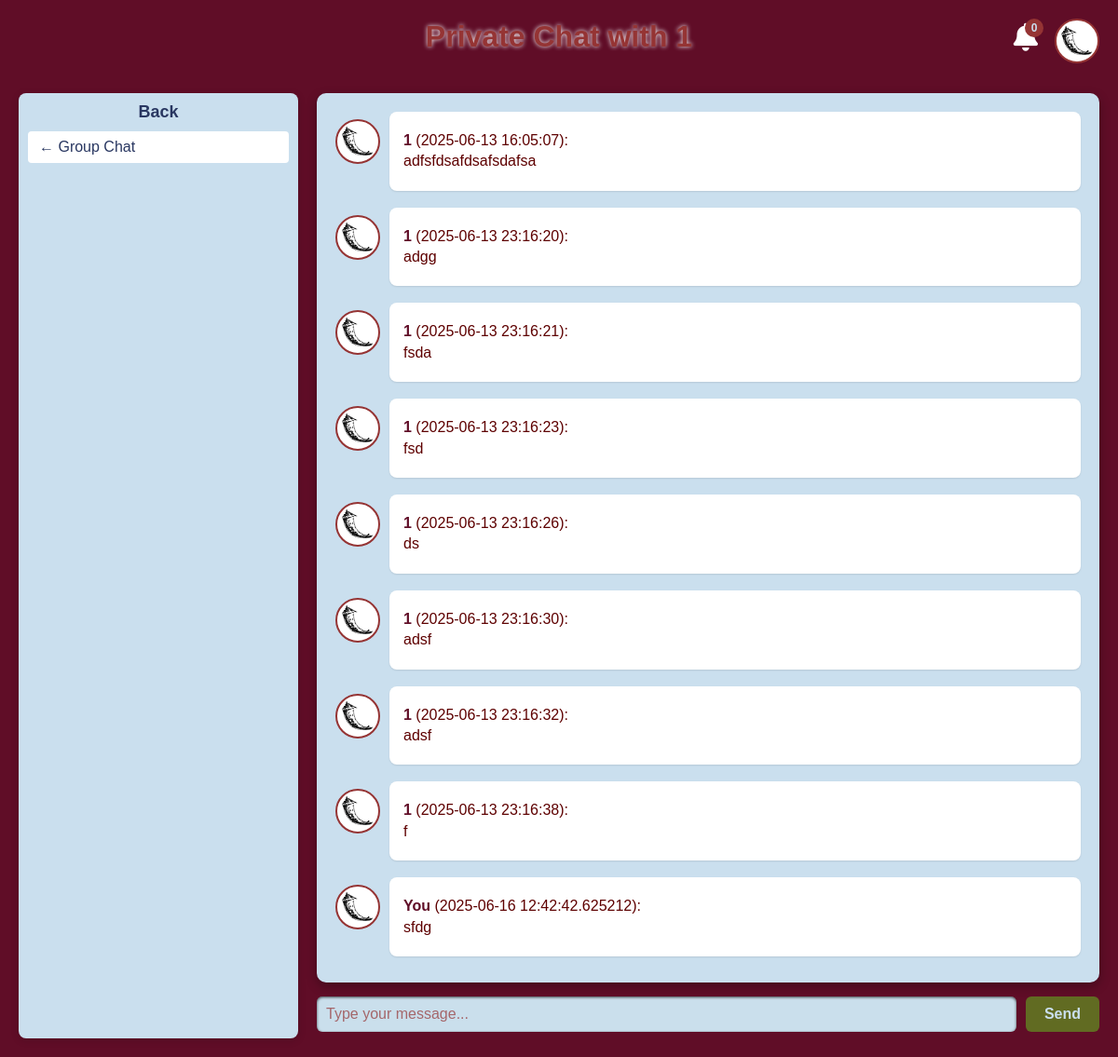
Before: /private_chat/2 (signed in) with the older database file.
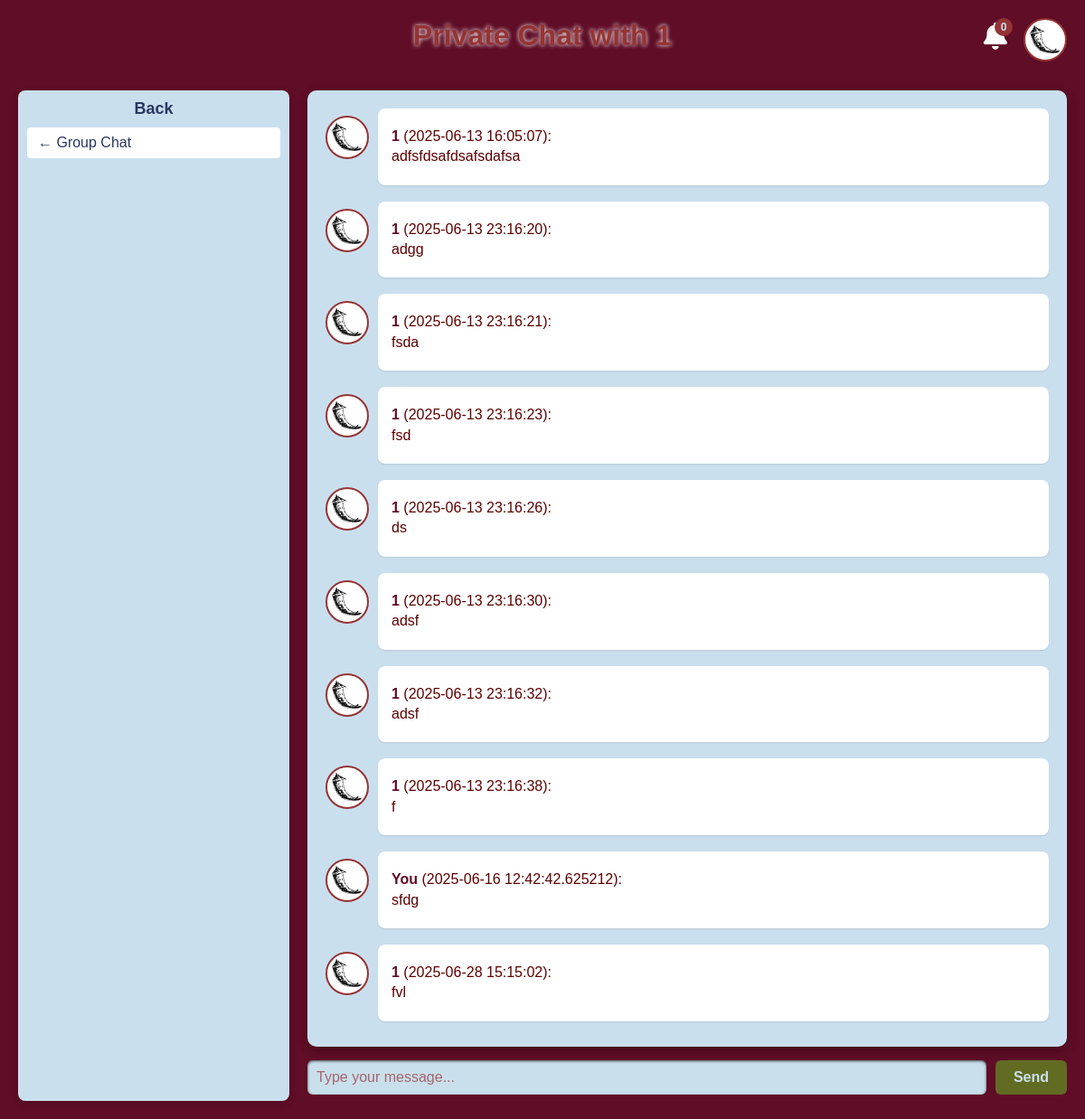
After: the same page with the newer database file.
### flask_app.py (models this page shows)
class PrivateMessage(db.Model):
    id = db.Column(db.Integer, primary_key=True)
    sender_id = db.Column(db.Integer, db.ForeignKey("user.id"), nullable=False)
    recipient_id = db.Column(db.Integer, db.ForeignKey("user.id"), nullable=False)
    message_text = db.Column(db.Text, nullable=False)
    timestamp = db.Column(
        db.DateTime, default=lambda: datetime.now(pytz.utc).astimezone(timezone)
    )

class User(db.Model):
    id = db.Column(db.Integer, primary_key=True)
    username = db.Column(db.String(80), unique=True, nullable=False)
    password_hash = db.Column(db.String(120), nullable=False)
    last_seen = db.Column(db.DateTime, default=lambda: datetime.now(pytz.utc).astimezone(timezone))
    messages = db.relationship("Message", backref="sender", lazy=True)
    sent_private_messages = db.relationship(
        "PrivateMessage",
        foreign_keys="PrivateMessage.sender_id",
        backref="sender",
        lazy=True,
    )
    received_private_messages = db.relationship(
        "PrivateMessage",
        foreign_keys="PrivateMessage.recipient_id",
        backref="recipient",
        lazy=True,
    )
    suggestions = db.relationship("Suggestion", backref="sender", lazy=True)
    issues = db.relationship("Issue", backref="sender", lazy=True)

### flask_app.py (the view)
@app.route("/private_chat/<int:user_id>")
@login_required
def private_chat(user_id):
    other_user = User.query.get_or_404(user_id)
    current_user_id = session["user_id"]
    current_user = User.query.get(current_user_id)
    messages = (
        PrivateMessage.query.filter(
            (
                (PrivateMessage.sender_id == current_user_id)
                & (PrivateMessage.recipient_id == user_id)
            )
            | (
                (PrivateMessage.sender_id == user_id)
                & (PrivateMessage.recipient_id == current_user_id)
            )
        )
        .order_by(PrivateMessage.timestamp)
        .all()
    )
    user_images = get_user_images()
    return render_template(
        "private_chat.html",
        messages=messages,
        other_user=other_user,
        current_user_id=current_user_id,
        user=current_user,
        user_images=user_images
    )

### flask_app.py (called while the page is built)
def login_required(f):
    @wraps(f)
    def decorated_function(*args, **kwargs):
        if "user_id" not in session:
            return redirect(url_for("login"))
        return f(*args, **kwargs)
    return decorated_function

def get_user_images():
    return [f for f in os.listdir(app.config["UPLOAD_FOLDER"]) if f.endswith(('.png', '.jpg', '.jpeg'))]

### templates/private_chat.html (shortened to what this page needs)
<!DOCTYPE html>
<html lang="en">
   <head>
      <link
         rel="stylesheet"
         href="https://cdnjs.cloudflare.com/ajax/libs/font-awesome/6.5.0/css/all.min.css"
         />
      <link
         href="{{ url_for('static', filename='styles.css') }}"
         rel="stylesheet"
         />
   </head>
   <body>
      <div id="appContainer">
         <div id="notificationContainer">
            <button id="notificationButton">
            <i class="fas fa-bell"></i>
            <span id="badge">0</span>
            </button>
         </div>
         <div id="profileMenuContainer">
            <button id="profileButton" aria-label="User Profile">
            <img
               class="profile-pic"
               src="{{ url_for('static', filename='users/' + user.id|string + '.png') if user.id|string + '.png' in user_images else url_for('static', filename='123.png') }}"
               alt="{{ user.username }}"
               />
            </button>
         </div>
         <h1 id="title">Private Chat with {{ other_user.username }}</h1>
         <div id="content">
            <div id="backBtn">
               <h2>Back</h2>
               <ul>
                  <li><a href="/">← Group Chat</a></li>
               </ul>
            </div>
            <div id="mainArea">
               <div id="messages">
                  {% for message in messages %}
                  <div class="message-container">
                    {% if message.sender_id == current_user_id %}
                    <a href="/profile/{{ user.id }}">
                    <img class="message-profile-pic" src="{{ url_for('static', filename='users/' + user.id|string + '.png') if user.id|string + '.png' in user_images else url_for('static', filename='123.png') }}" alt="{{ user.username }}" />
                    </a>
                     <div class="message-content">
                        <p>
                           <a href="/profile/{{ user.id }}"><strong>You</strong></a> ({{ message.timestamp }}):<br>
                           {{ message.message_text }}
                        </p>
                     </div>
                     {% else %}
                     <a href="/profile/{{ other_user.id }}">
                      <img class="message-profile-pic" src="{{ url_for('static', filename='users/' + other_user.id|string + '.png') if other_user.id|string + '.png' in user_images else url_for('static', filename='123.png') }}" alt="{{ other_user.username }}" />
                      </a>
                     <div class="message-content">
                        <p>
                           <a href="/profile/{{ other_user.id }}"><strong>{{ other_user.username }}</strong></a> ({{ message.timestamp.strftime('%Y-%m-%d %H:%M:%S') }}):<br>
                           {{ message.message_text }}
                        </p>
                     </div>
                     {% endif %}
                  </div>
                  {% endfor %}
               </div>
               <form
                  id="form"
                  method="POST"
                  action="/send_private/{{ other_user.id }}"
                  >
                  <input
                     id="messagePlace"
                     type="text"
                     name="message"
                     placeholder="Type your message..."
                     required
                     autofocus
                     />
                  <input
                     id="sendButton"
                     type="submit"
                     value="Send"
                     aria-label="Send Message"
                     />
               </form>
            </div>
         </div>
      </div>
   </body>
</html>

Changed rows visible on the page:
added PrivateMessage: {{ other_user.username }} "1", timestamp "2025-06-28 15:15:02", message_text "fvl"
